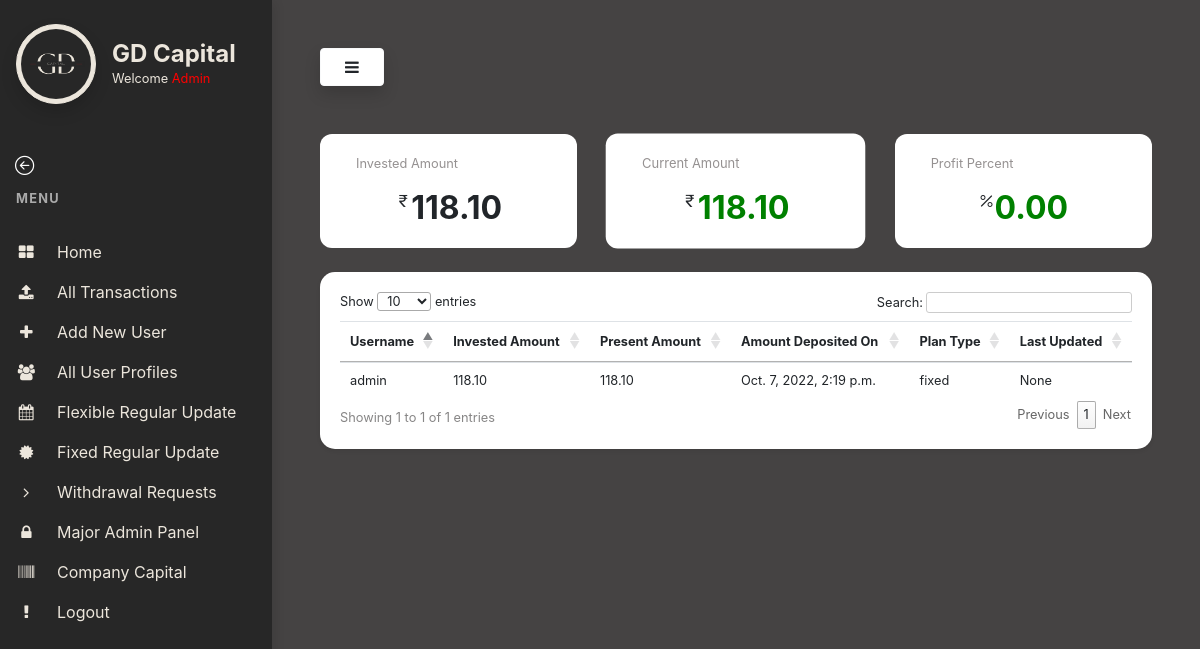
Page /admin-home/ (signed in) on the committed database.
### myapp/models.py (models this page shows, shortened)
class Transaction(models.Model):
    made_by = models.CharField(max_length=100, null=True, blank=True)
    plantype = models.CharField(max_length=200, choices=PLAN_TYPE, default='flexible')
    fixed_rate = models.CharField(max_length=3, null=True, default='3')
    made_on = models.DateTimeField(auto_now_add=True)
    amount = models.FloatField()
    present_amount = models.FloatField(null=True, blank=True)
    order_id = models.CharField(unique=True, max_length=100, null=True, blank=True)
    checksum = models.CharField(max_length=200, null=True, blank=True)
    txn_id = models.CharField(max_length=100, null=True, blank=True)
    payment_mode = models.CharField(max_length=100, null=True, blank=True,default='')
    status = models.CharField(max_length=100, null=True, blank=True)
    gateway_name = models.CharField(max_length=100, null=True, blank=True)
    bank_txn_id = models.CharField(max_length=100, null=True, blank=True)
    bank_name = models.CharField(max_length=100, null=True, blank=True)
    response_message = models.CharField(max_length=250, null=True, blank=True)
    last_updated = models.DateTimeField(null=True, blank=True)

### myapp/views.py (the view)
# urls.py: path('admin-home/', views.admin_home, name='admin_home'),
def admin_home(request):
    transaction = Transaction.objects.all()
    result = Transaction.objects.all()
    total_money=0
    total_present_value = 0
    for i in transaction:
        if i.status == 'TXN_SUCCESS':
            total_money += i.amount
            total_present_value += i.present_amount
        userdata = UserProfile.objects.all()
        for j in userdata:
            if j.user.username == i.made_by:
                i.plantype = j.plantype
                i.save()
    labels = ['Current Invested Amount by all users','Current Value of all invested amount']
    perc = (total_present_value-total_money)*100/total_money;
    data = [total_money, total_present_value]
    return render(request,'admin-templates/admin-home.html',{'total_money':total_money,'result':result,'total_present_value':total_present_value,'labels':labels,'data':data,'perc':perc})

### templates/admin-templates/admin-home.html (shortened to what this page needs)
{% extends 'admin-templates/base.html' %}
{% load static %}
{% block content %}
<div class="row">
  <div class="col-lg-4 col-4 col-md-4">
      <div class="card dashboard-card px-3 mt-4">
          <div class="card-body">
              <p class="inv-txt">Invested Amount</p>
              <div class="text-center" style="display:flex; justify-content:center">
                  <i class="bi bi-currency-rupee"></i>
                  <h2 id="invested-amount" class="inv-amt m-0" style="display:inline">{{total_money|floatformat:2}}</h2>
              </div>
          </div>
      </div>
  </div>
  <div class="col-lg-4 col-4 col-md-4">
      <div class="card dashboard-card px-3 mt-4" style="transform:scale(1.01)">
          <div class="card-body">
              <p class="inv-txt">Current Amount </p>
              <div class="text-center" style="display:flex; justify-content:center">
                  <i class="bi bi-currency-rupee"></i>
                  <h2 class="inv-amt m-0" id="present-amount" style="display:inline">
                    {% if total_present_value >= total_money %}
                    <span style="color:green">{{total_present_value|floatformat:2}}</span>
                    {% else %}
                    <span style="color:red">{{total_present_value|floatformat:2}}</span>
                    {% endif %}
                  </h2>
              </div>
          </div>
      </div>
  </div>
  <div class="col-lg-4 col-4 col-md-4">
    <div class="card dashboard-card px-3 mt-4">
        <div class="card-body">
            <p class="inv-txt">
              {% if perc >= 0 %}
              Profit
                    {% else %}
                    Loss
                    {% endif %} Percent
            </p>
            <div class="text-center" style="display:flex; justify-content:center">
                <i class="bi bi-percent"></i>
                <h2 id="invested-amount" class="inv-amt m-0" style="display:inline">
                  {% if perc >= 0 %}
                    <span style="color:green">{{perc|floatformat:2}}</span>
                    {% else %}
                    <span style="color:red">{{perc|floatformat:2}}</span>
                    {% endif %}
                </h2>
            </div>
        </div>
    </div>
</div>
</div>
        <div class="card shadow-sm mt-4" style="border: 0 !important;border-radius:15px">
            <div class="card-body  ">
                <div class="table-responsive">
                    <table class="table table-sm" id="transTable">
                        <thead>
                            <tr>
                                <th scope="col">Username</th>
                                <th scope="col">Invested Amount</th>
                                <th scope="col">Present Amount</th>
                                <th scope="col">Amount Deposited On</th>
                                <th scope="col">Plan Type</th>
                                <th scope="col">Last Updated</th>
                            </tr>
                        </thead>
                        <tbody>
                            {% for i in result %}
                            {% if i.status == 'TXN_SUCCESS' %}
                            <tr>
                                <td>{{i.made_by}}</td>
                                <td>{{i.amount|floatformat:2}}</td>
                                <td>{{i.present_amount|floatformat:2}}</td>
                                <td>{{i.made_on}}</td>
                                <td>{{i.plantype}}</td>
                                <td>{{i.last_updated}}</td>
                            </tr>
                            {% endif %}
                            {% endfor %}
                        </tbody>
                    </table>
                </div>
            </div>
        </div>
{% endblock content %}

### templates/admin-templates/base.html (shortened to what this page needs)
{% load static %}
<!DOCTYPE html>
<html>
<head>
    <link rel="stylesheet" href="https://stackpath.bootstrapcdn.com/bootstrap/4.1.3/css/bootstrap.min.css"
>
    <link rel="stylesheet" href="https://stackpath.bootstrapcdn.com/font-awesome/4.7.0/css/font-awesome.min.css">
    <link rel="stylesheet" type="text/css" href="https://cdn.datatables.net/1.12.1/css/jquery.dataTables.css">
    <link rel="stylesheet" href="{% static 'css/admin.css' %}">
    <link rel="stylesheet" href="https://cdn.jsdelivr.net/npm/bootstrap-icons@1.9.1/font/bootstrap-icons.css">
</head>
<body>
    {% if request.user.is_superuser %}
    <div class="vertical-nav dark-bg" id="sidebar">
        <div class="py-4 px-3 mb-4 dark-bg">
            <div class="media d-flex align-items-center">
                <img loading="lazy" src="{% static 'images/logo.png' %}" alt="..."
                    width="80" height="80" class="mr-3 rounded-circle img-thumbnail shadow">
                <div class="media-body">
                    <h4 class="m-0" style="font-weight:700;color:#ece6dc;">GD Capital</h4>
                    <p class="font-weight-normal text-muted mb-0 welcome-text">Welcome <span style="color:red;">{{request.user.username|title}}</span></p>
                </div>
            </div>
        </div>
        <div class="container">
            <a href="/" class="text-dark back-arrow"><i class="bi bi-arrow-left-circle text-white" style="font-size: 1.2rem;"></i></a>
          </div>
        <p class="text-gray font-weight-bold text-uppercase px-3 small pb-4 mb-0 mt-2">MENU</p>
        <ul class="nav flex-column mb-0">
            <li class="nav-item">
                <a href="/admin-home" class="nav-link text-dark ">
                    <i class="fa fa-th-large mr-3 text-primary fa-fw"></i>
                    Home
                </a>
            </li>
            <li class="nav-item">
                <a href="/admin-all-transactions" class="nav-link text-dark">
                    <i class="fa fa-upload mr-3 text-primary fa-fw"></i>
                    All Transactions
                </a>
            </li>
            <li class="nav-item">
                <a href="/signup" class="nav-link text-dark">
                    <i class="fa fa-plus mr-3 text-primary fa-fw"></i>
                    Add New User
                </a>
            </li>
            <li class="nav-item">
                <a href="/admin-all-users" class="nav-link text-dark">
                    <i class="fa fa-users mr-3 text-primary fa-fw"></i>
                    All User Profiles
                </a>
            </li>
            <li class="nav-item">
                <a href="/regular-update" class="nav-link text-dark">
                    <i class="fa fa-calendar mr-3 text-primary fa-fw"></i>
                    Flexible Regular Update
                </a>
            </li>
            <li class="nav-item">
                <a href="/fixed-rate-page" class="nav-link text-dark">
                    <i class="fa fa-certificate mr-3 text-primary fa-fw"></i>
                    Fixed Regular Update
                </a>
            </li>
            <li class="nav-item">
                <a href="/admin-withdrawal-requests" class="nav-link text-dark">
                    <i class="fa fa-angle-right mr-3 text-primary fa-fw"></i>
                    Withdrawal Requests
                </a>
            </li>
            <li class="nav-item">
                <a href="/admin" class="nav-link text-dark">
                    <i class="fa fa-lock mr-3 text-primary fa-fw"></i>
                    Major Admin Panel
                </a>
            </li>
            <li class="nav-item">
                <a href="/company-capital" class="nav-link text-dark">
                    <i class="fa fa-barcode mr-3 text-primary fa-fw"></i>
                    Company Capital
                </a>
            </li>
            <li class="nav-item">
                <a href="/logout" class="nav-link text-dark">
                    <i class="fa fa-exclamation mr-3 text-primary fa-fw"></i>
                    Logout
                </a>
            </li>
        </ul>
    </div>
    <div class="page-content p-5" id="content">
        <button id="sidebarCollapse" type="button" class="btn btn-light bg-white rounded-pill shadow px-4 mb-4"><i
                class="fa fa-bars "></i></button>
        {% block content %}{% endblock content %}
    </div>
    {% else %}
    You are not a authorised user to access this page. Go back to <a href="/">home</a>
    {% endif %}
</body>
</html>

### static/css/admin.css (style rules this page uses)
body { background: rgb(69,67,67); min-height: 100vh; overflow-x: hidden; }
.vertical-nav { min-width: 17rem; width: 17rem; height: 100vh; position: fixed; top: 0; left: 0; box-shadow: 3px 3px 10px rgba(0, 0, 0, 0.1); transition: all 0.4s; }
.page-content { width: calc(100% - 17rem); margin-left: 17rem; transition: all 0.4s; }
.text-uppercase { letter-spacing: 0.1em; }
.text-gray { color: #aaa; }
.nav-link { text-transform: capitalize; }
.text-primary { color: #ece6dc !important; }
.dark-bg { background-color: rgb(39,39,39); }
.text-muted,.text-dark { color: #ece6dc !important; }
.welcome-text { font-size: 0.8rem; }
.img-thumbnail { background-color: #ece6dc !important; border-color: #ece6dc !important; }
table.dataTable tbody th, table.dataTable tbody td,table.dataTable thead th, table.dataTable thead td { font-size:0.8rem; }
table.dataTable thead th, table.dataTable thead td { font-size: 0.8rem; }
table.dataTable.no-footer { border-bottom: 0 !important; border-bottom-color: #000 !important; }
.dashboard-card { border: 0 !important; border-radius:12px; }
.inv-amt { font-weight: 700; }
.inv-txt { color: #959191; font-size: 0.8rem; }

### rows in the picture
Transaction: made_by "admin", amount "118.10", present_amount "118.10", made_on "Oct. 7, 2022, 2:19 p.m.", plantype "fixed", last_updated "None"

### other values in the picture
{{ request.user.username|title }} "Admin"
{{ total_money|floatformat:2 }} "118.10"
{{ total_present_value|floatformat:2 }} "118.10"
{{ perc|floatformat:2 }} "0.00"
